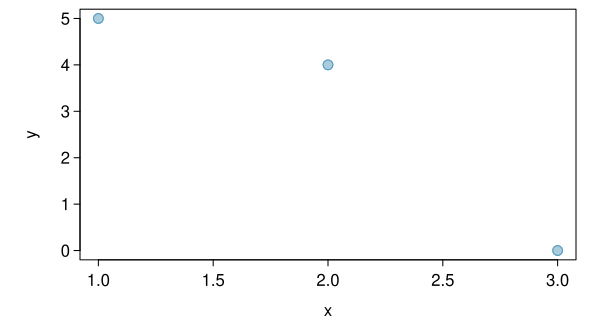

This figure's R source:
library(openintro)
data(COL)

x = c(1, 2, 3)
y = c(5, 4, 0)

plot(x,y)

myPDF("corCalcSimple.pdf",
      6,
      3.3,
      mar = c(3.5, 4, 0.5, 1.2),
      mgp = c(2, 0.5, 0))
plot(x, y,
     pch = 19,
     cex = 1.3,
     col = COL[1, 3],
     ylab = "y",
     xlab = "x")
points(x, y,
       cex = 1.3,
       col = COL[1])

dev.off()
